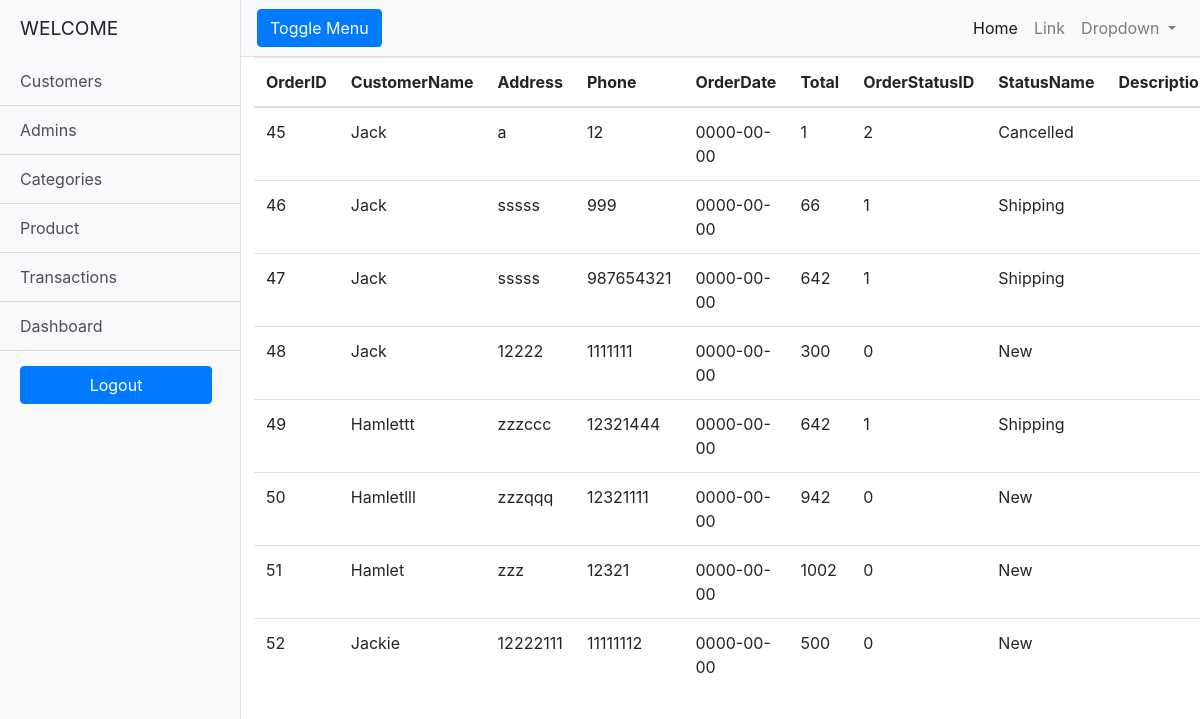
The page /View/transactions/index.php (signed in) on the database its author committed.
### tables this page shows
CREATE TABLE `orders` (
  `OrderID` int(50) NOT NULL,
  `CustomerID` int(50) NOT NULL,
  `CustomerName` varchar(50) NOT NULL,
  `Address` text NOT NULL,
  `Phone` varchar(12) NOT NULL,
  `OrderDate` date NOT NULL,
  `Total` float NOT NULL,
  `secCode` int(10) NOT NULL,
  `Status` int(10) NOT NULL
);

CREATE TABLE `orderstatus` (
  `orderStatusID` int(11) NOT NULL,
  `statusName` varchar(10) NOT NULL,
  `Description` text NOT NULL
);

### Model/ordersModel.php (called while the page is built, shortened)
<?php
	function getOrderInfoModel($customerID){
		$sql='SELECT * FROM orders, orderstatus WHERE orders.Status = orderstatus.orderStatusID';
		$hostname='localhost';
		$username='root';
		$password='';
		$dbname='myonlineshop';
		$conn=mysqli_connect($hostname, $username, $password, $dbname);
		$result = mysqli_query($conn, $sql);
		$Array = array();
		if (mysqli_num_rows($result)>0) {
			while ($row=mysqli_fetch_assoc($result)) {
				array_push($Array, $row);
			}
		}
		return $Array;
	}
?>

### Controller/transactionController.php (called while the page is built, shortened)
<?php
	function getOrderInfo($customerID) {
		include '../../Model/ordersModel.php';
		$orderInfoArray=getOrderInfoModel($customerID);
		return $orderInfoArray;
	}
?>

### View/transactions/index.php (the view, shortened to what this page needs)
	<!DOCTYPE html>
<html lang="en">
<head>
  <link href="http://localhost/onlineShop/onlineShop/CSS/bootstrap.min.css" rel="stylesheet">
  <link href="http://localhost/onlineShop/onlineShop/CSS/simple-sidebar.css" rel="stylesheet">
</head>
<body>
  <div class="d-flex" id="wrapper">
    <?php
        include '../../View/main/sidebar.php';
    ?>
    <div id="page-content-wrapper">
      <nav class="navbar navbar-expand-lg navbar-light bg-light border-bottom">
        <button class="btn btn-primary" id="menu-toggle">Toggle Menu</button>
        <div class="collapse navbar-collapse" id="navbarSupportedContent">
          <ul class="navbar-nav ml-auto mt-2 mt-lg-0">
            <li class="nav-item active">
              <a class="nav-link" href="#">Home <span class="sr-only">(current)</span></a>
            </li>
            <li class="nav-item">
              <a class="nav-link" href="#">Link</a>
            </li>
            <li class="nav-item dropdown">
              <a class="nav-link dropdown-toggle" href="#" id="navbarDropdown" role="button" data-toggle="dropdown" aria-haspopup="true" aria-expanded="false">
                Dropdown
              </a>
            </li>
          </ul>
        </div>
      </nav>
      <div class="container-fluid">
        <?php
            include '../../Controller/transactionController.php';
            $orderInfoArray = getOrderInfo('');
        ?>
        <div class="container" style="margin-left:25%">
          <table class="table">
            <thead>
            	<th>OrderID</th>
            	<th>CustomerName</th>
            	<th>Address</th>
            	<th>Phone</th>
            	<th>OrderDate</th>
            	<th>Total</th>
              	<th>OrderStatusID</th>
              	<th>StatusName</th>
              	<th>Description</th>
            </thead>
            <tbody>
              <?php
                for ($i=0; $i < count($orderInfoArray); $i++) {
                    echo "<tr>";
                    echo "<td>".$orderInfoArray[$i]['OrderID']."</td>";
                    echo "<td>".$orderInfoArray[$i]['CustomerName']."</td>";
                    echo "<td>".$orderInfoArray[$i]['Address']."</td>";
                    echo "<td>".$orderInfoArray[$i]['Phone']."</td>";
                    echo "<td>".$orderInfoArray[$i]['OrderDate']."</td>";
                    echo "<td>".$orderInfoArray[$i]['Total']."</td>";
                    echo "<td>".$orderInfoArray[$i]['orderStatusID']."</td>";
                    echo "<td>".$orderInfoArray[$i]['statusName']."</td>";
                    echo "<td>".$orderInfoArray[$i]['Description']."</td>";
                    echo "</tr>";
                }
              ?>
            </tbody>
        </table>
        </div>
      </div>
    </div>
  </div>
</body>
</html>

### CSS/simple-sidebar.css (style rules this page uses)
#wrapper { overflow-x: hidden; }
#page-content-wrapper { min-width: 100vw; }
@media (min-width: 768px) { #page-content-wrapper { min-width: 0; width: 100%; } }

### View/transactions/index.php (style rules this page uses)
.container-fluid { margin-left: -26%; }

### rows shown on the page
orders: OrderID "45", CustomerName "Jack", Address "a", Phone "12", OrderDate "0000-00-00", Total "1", orderstatus.orderStatusID "2", orderstatus.statusName "Cancelled"
orders: OrderID "46", CustomerName "Jack", Address "sssss", Phone "999", OrderDate "0000-00-00", Total "66", orderstatus.orderStatusID "1", orderstatus.statusName "Shipping"
orders: OrderID "47", CustomerName "Jack", Address "sssss", Phone "987654321", OrderDate "0000-00-00", Total "642", orderstatus.orderStatusID "1", orderstatus.statusName "Shipping"
orders: OrderID "48", CustomerName "Jack", Address "12222", Phone "1111111", OrderDate "0000-00-00", Total "300", orderstatus.orderStatusID "0", orderstatus.statusName "New"
orders: OrderID "49", CustomerName "Hamlettt", Address "zzzccc", Phone "12321444", OrderDate "0000-00-00", Total "642", orderstatus.orderStatusID "1", orderstatus.statusName "Shipping"
orders: OrderID "50", CustomerName "Hamletlll", Address "zzzqqq", Phone "12321111", OrderDate "0000-00-00", Total "942", orderstatus.orderStatusID "0", orderstatus.statusName "New"
orders: OrderID "51", CustomerName "Hamlet", Address "zzz", Phone "12321", OrderDate "0000-00-00", Total "1002", orderstatus.orderStatusID "0", orderstatus.statusName "New"
orders: OrderID "52", CustomerName "Jackie", Address "12222111", Phone "11111112", OrderDate "0000-00-00", Total "500", orderstatus.orderStatusID "0", orderstatus.statusName "New"
